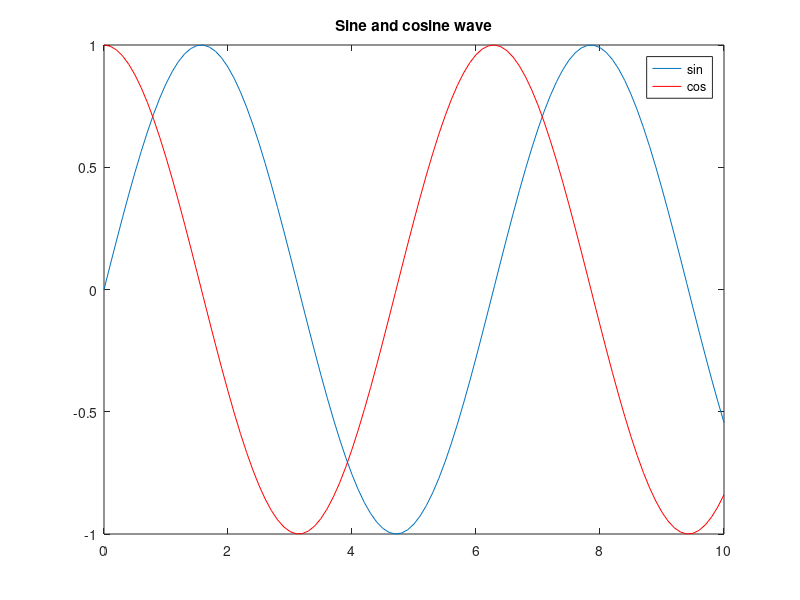

Source code (MATLAB):
% 1. Calculate the average of two numbers.
a = 6;
b = 7;
c = (a+b)/2;
disp('the answer is :'), disp(c);

% 2. Calculate the average of two numbers given by the user.
a = input('enter the 1st no.:')
b = input('enter the 2nd no.:')
disp('the answer is'), disp((a+b)/2);

% 3. Calculate the average of n numbers given by the user.
n = input('enter the no. of no.s:')
s=0;
for i = 1:n
    user = input('enter the value :')
    s = s + user;
end
disp('the answer is : '), disp(s/n);

% 4. Calculate the square root of a number.
a = 16
sqrt(a)

% 5. Calculate the factorial of a number.
a = 3
factorial(a)

% 6. print an array.
arr = [1 2 3 4 5 6]

% 7. print a matrix
mat = [1 2 3; 4 5 6; 7 8 9]

% 8. Addition, Subtraction and Multiplication of two matrices.
mat1 = [2 4; 1 3]
mat2 = [1 2; 3 4]
disp('Addition'), disp(mat1 + mat2);
disp('Subtraction'), disp(mat1-mat2);
disp ('Multiplication'), disp(mat1*mat2);

% 9. Determinant of a matrix.
mat = [1 0 0; 0 1 0; 0 0 1];
det(mat)

% 10. Eigen value of a matrix.
m = [4 5 6; 1 2 3; 7 4 5];
eig(m)

% 11. Plot a sine and cosine wave.
x = 0:0.1:10;
plot (x, sin (x));
hold on;
plot (x, cos(x),'r');
title ('Sine and cosine wave');
legend ('sin','cos');
